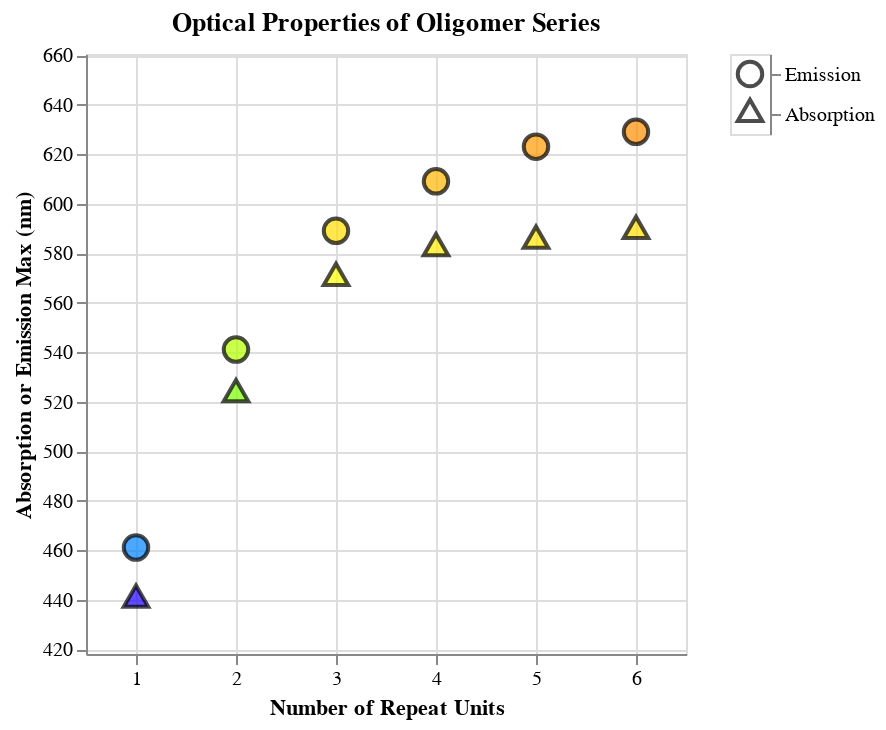

Write notebook code for a chart like this one.
### Code cell
# Define a color scale that corresponds to the visible spectrum
color_scale = alt.Scale(
    domain=[380, 700],  # Wavelength range (approximate visible light)
    range=[
        "#8B00FF",  # Violet (~380 nm)
        "#0000FF",  # Blue (~450 nm)
        "#00FF00",  # Green (~520 nm)
        "#FFFF00",  # Yellow (~580 nm)
        "#FF7F00",  # Orange (~600 nm)
        "#FF0000",  # Red (~700 nm)
    ],
)

# Larger point size for better visibility
point_size = 150
stroke_width = 2

# Absorption scatter plot with black stroke and fill color based on wavelength
scatter_absorption = (
    alt.Chart(df_matches)
    .mark_point(
        size=point_size, filled=True, stroke="black", strokeWidth=stroke_width
    )  # Black border with a fill color
    .encode(
        x="repeat_unit_match_count",
        y="Absorption max (nm)",
        color=alt.Color(
            "Absorption max (nm)",
            scale=color_scale,
            title="Wavelength (nm)",
            legend=None,
        ),  # Fill color corresponds to wavelength
        shape=alt.value("triangle"),  # Shape for absorption
        tooltip=["repeat_unit_match_count", "Absorption max (nm)"],
    )
    .properties(title="Absorption max")
)

# Emission scatter plot with black stroke and fill color based on wavelength
scatter_emission = (
    alt.Chart(df_matches)
    .mark_point(
        size=point_size, filled=True, stroke="black", strokeWidth=stroke_width
    )  # Black border with a fill color
    .encode(
        x="repeat_unit_match_count",
        y="Emission max (nm)",
        color=alt.Color(
            "Emission max (nm)", scale=color_scale, title="Wavelength (nm)", legend=None
        ),  # Fill color corresponds to wavelength
        shape=alt.value("circle"),  # Shape for emission
        tooltip=["repeat_unit_match_count", "Emission max (nm)"],
    )
    .properties(title="Emission max")
)

# Manually create a legend for shapes with the reordered entries (Emission on top, Absorption on bottom)
legend_data = pl.DataFrame(
    {
        "Type": [
            "Emission",
            "Absorption",
        ],  # Reordered: Emission first, Absorption second
        "Shape": ["circle", "triangle"],
    }
)

shapes = ["circle", "triangle"]
legend = (
    alt.Chart(legend_data)
    .mark_point(size=point_size)
    .encode(
        y=alt.Y(
            "Type:N",
            sort=[
                "Emission",
                "Absorption",
            ],  # Explicit sort order
            axis=alt.Axis(orient="right"),
            title="",
        ),
        shape=alt.Shape(
            "Shape:N", scale=alt.Scale(domain=shapes, range=shapes), legend=None
        ),  # Disable shape legend
        color=alt.value("black"),  # Keep legend shapes black for distinction
    )
)

# Combine the scatter plots
scatter_combined = (
    alt.layer(scatter_absorption, scatter_emission)
    .properties(title="Optical Properties of Oligomer Series")
    .encode(
        y=alt.Y(
            "Absorption max (nm)",
            scale=alt.Scale(domain=[y_min, y_max]),
            title="Absorption or Emission Max (nm)",
        ),
        x=alt.X(
            "repeat_unit_match_count",
            scale=alt.Scale(domain=[0.5, max_x_value]),
            title="Number of Repeat Units",
        ),
    )
    .interactive()
)

# Combine the scatter plot with the legend
final_chart = alt.hconcat(scatter_combined, legend)

# Display the chart
final_chart.show()

### Figure 1 — Vega specification as saved in the notebook (floating-point values rounded to 4 significant figures)
{"$schema": "https://vega.github.io/schema/vega/v5.json", "data": [{"name": "param_3_store"}, {"name": "source_0"}, {"name": "data_0", "values": [{"Absorption max (nm)": 440.0, "repeat_unit_match_count": 1}, {"Absorption max (nm)": 523.0, "repeat_unit_match_count": 2}, {"Absorption max (nm)": 570.0, "repeat_unit_match_count": 3}, {"Absorption max (nm)": 582.0, "repeat_unit_match_count": 4}, {"Absorption max (nm)": 585.0, "repeat_unit_match_count": 5}, {"Absorption max (nm)": 589.0, "repeat_unit_match_count": 6}]}, {"name": "data_1", "values": [{"Emission max (nm)": 461.0, "repeat_unit_match_count": 1}, {"Emission max (nm)": 541.0, "repeat_unit_match_count": 2}, {"Emission max (nm)": 589.0, "repeat_unit_match_count": 3}, {"Emission max (nm)": 609.0, "repeat_unit_match_count": 4}, {"Emission max (nm)": 623.0, "repeat_unit_match_count": 5}, {"Emission max (nm)": 629.0, "repeat_unit_match_count": 6}]}, {"name": "source_1", "values": [{"Shape": "circle", "Type": "Emission", "y_Type_sort_index": 0.0}, {"Shape": "triangle", "Type": "Absorption", "y_Type_sort_index": 1.0}]}, {"name": "source_1_concat_1_y_domain_Type", "values": [{"Type": "Emission", "sort_field": 0.0}, {"Type": "Absorption", "sort_field": 1.0}]}], "signals": [{"name": "concat_0_width", "value": 300}, {"name": "concat_0_height", "value": 300}, {"name": "concat_1_width", "value": 20}, {"name": "concat_1_y_step", "value": 20}, {"name": "concat_1_height", "update": "bandspace(domain('concat_1_y').length, 1, 0.5) * concat_1_y_step"}, {"name": "unit", "value": {}, "on": [{"events": "pointermove", "update": "isTuple(group()) ? group() : unit"}]}, {"name": "param_3", "update": "{\"repeat_unit_match_count\": param_3_repeat_unit_match_count, \"Absorption max (nm)\": param_3_Absorption_max__nm_}"}, {"name": "param_3_repeat_unit_match_count"}, {"name": "param_3_Absorption_max__nm_"}], "marks": [{"type": "group", "name": "concat_0_group", "encode": {"update": {"width": {"signal": "concat_0_width"}, "height": {"signal": "concat_0_height"}}}, "signals": [{"name": "param_3_repeat_unit_match_count", "on": [{"events": [{"source": "view", "type": "dblclick"}], "update": "null"}, {"events": {"signal": "param_3_translate_delta"}, "update": "panLinear(param_3_translate_anchor.extent_x, -param_3_translate_delta.x / concat_0_width)"}, {"events": {"signal": "param_3_zoom_delta"}, "update": "zoomLinear(domain(\"concat_0_x\"), param_3_zoom_anchor.x, param_3_zoom_delta)"}], "push": "outer"}, {"name": "param_3_Absorption_max__nm_", "on": [{"events": [{"source": "view", "type": "dblclick"}], "update": "null"}, {"events": {"signal": "param_3_translate_delta"}, "update": "panLinear(param_3_translate_anchor.extent_y, param_3_translate_delta.y / concat_0_height)"}, {"events": {"signal": "param_3_zoom_delta"}, "update": "zoomLinear(domain(\"concat_0_y\"), param_3_zoom_anchor.y, param_3_zoom_delta)"}], "push": "outer"}, {"name": "param_3_tuple", "on": [{"events": [{"signal": "param_3_repeat_unit_match_count || param_3_Absorption_max__nm_"}], "update": "param_3_repeat_unit_match_count && param_3_Absorption_max__nm_ ? {unit: \"view_2\", fields: param_3_tuple_fields, values: [param_3_repeat_unit_match_count,param_3_Absorption_max__nm_]} : null"}]}, {"name": "param_3_tuple_fields", "value": [{"field": "repeat_unit_match_count", "channel": "x", "type": "R"}, {"field": "Absorption max (nm)", "channel": "y", "type": "R"}]}, {"name": "param_3_translate_anchor", "value": {}, "on": [{"events": [{"source": "scope", "type": "pointerdown"}], "update": "{x: x(unit), y: y(unit), extent_x: domain(\"concat_0_x\"), extent_y: domain(\"concat_0_y\")}"}]}, {"name": "param_3_translate_delta", "value": {}, "on": [{"events": [{"source": "window", "between": [{"source": "scope", "type": "pointerdown"}, {"source": "window", "type": "pointerup"}], "type": "pointermove", "consume": true}], "update": "{x: param_3_translate_anchor.x - x(unit), y: param_3_translate_anchor.y - y(unit)}"}]}, {"name": "param_3_zoom_anchor", "on": [{"events": [{"source": "scope", "type": "wheel", "consume": true}], "update": "{x: invert(\"concat_0_x\", x(unit)), y: invert(\"concat_0_y\", y(unit))}"}]}, {"name": "param_3_zoom_delta", "on": [{"events": [{"source": "scope", "consume": true, "type": "wheel"}], "update": "pow(1.001, event.deltaY * pow(16, event.deltaMode))", "force": true}]}, {"name": "param_3_modify", "on": [{"events": {"signal": "param_3_tuple"}, "update": "modify(\"param_3_store\", param_3_tuple, true)"}]}], "marks": [{"type": "symbol", "name": "view_2_marks", "from": {"data": "data_0"}, "encode": {"update": {"x": {"field": "repeat_unit_match_count", "scale": "concat_0_x"}, "fill": {"field": "Absorption max (nm)", "scale": "color"}, "stroke": {"value": "black"}, "tooltip": {"signal": "{\"repeat_unit_match_count\": format(datum[\"repeat_unit_match_count\"], \"\"), \"Absorption max (nm)\": format(datum[\"Absorption max (nm)\"], \"\")}"}, "y": {"field": "Absorption max (nm)", "scale": "concat_0_y"}, "opacity": {"value": 0.7}, "strokeWidth": {"value": 2}, "shape": {"value": "triangle"}, "size": {"value": 150}}}, "style": ["point"], "interactive": true, "clip": true}, {"type": "symbol", "name": "concat_0_layer_1_marks", "from": {"data": "data_1"}, "encode": {"update": {"tooltip": {"signal": "{\"repeat_unit_match_count\": format(datum[\"repeat_unit_match_count\"], \"\"), \"Emission max (nm)\": format(datum[\"Emission max (nm)\"], \"\")}"}, "opacity": {"value": 0.7}, "size": {"value": 150}, "fill": {"field": "Emission max (nm)", "scale": "color"}, "stroke": {"value": "black"}, "strokeWidth": {"value": 2}, "x": {"field": "repeat_unit_match_count", "scale": "concat_0_x"}, "y": {"field": "Emission max (nm)", "scale": "concat_0_y"}, "shape": {"value": "circle"}}}, "style": ["point"], "clip": true, "interactive": true}], "axes": [{"scale": "concat_0_x", "domain": false, "ticks": false, "maxExtent": 0, "orient": "bottom", "tickCount": {"signal": "ceil(concat_0_width/40)"}, "minExtent": 0, "zindex": 0, "aria": false, "labels": false, "gridScale": "concat_0_y", "grid": true}, {"scale": "concat_0_y", "zindex": 0, "domain": false, "labels": false, "maxExtent": 0, "minExtent": 0, "grid": true, "aria": false, "orient": "left", "tickCount": {"signal": "ceil(concat_0_height/40)"}, "ticks": false, "gridScale": "concat_0_x"}, {"scale": "concat_0_x", "tickCount": {"signal": "ceil(concat_0_width/40)"}, "zindex": 0, "orient": "bottom", "labelFlush": true, "grid": false, "labelOverlap": true, "title": "Number of Repeat Units"}, {"scale": "concat_0_y", "grid": false, "orient": "left", "tickCount": {"signal": "ceil(concat_0_height/40)"}, "zindex": 0, "title": "Absorption or Emission Max (nm)", "labelOverlap": true}], "title": {"text": "Optical Properties of Oligomer Series", "frame": "group"}, "style": "cell"}, {"type": "group", "name": "concat_1_group", "encode": {"update": {"height": {"signal": "concat_1_height"}, "width": {"signal": "concat_1_width"}}}, "signals": [{"name": "width", "update": "concat_1_width"}], "marks": [{"type": "symbol", "name": "concat_1_marks", "from": {"data": "source_1"}, "encode": {"update": {"y": {"field": "Type", "scale": "concat_1_y"}, "size": {"value": 150}, "shape": {"field": "Shape", "scale": "shape"}, "opacity": {"value": 0.7}, "stroke": {"value": "black"}, "fill": {"value": "transparent"}, "x": {"signal": "concat_1_width", "mult": 0.5}}}, "style": ["point"], "interactive": false}], "axes": [{"scale": "concat_1_y", "orient": "right", "zindex": 0, "grid": false}], "style": "cell"}], "scales": [{"name": "color", "type": "linear", "domain": [380, 700], "range": ["#8B00FF", "#0000FF", "#00FF00", "#FFFF00", "#FF7F00", "#FF0000"], "interpolate": "hcl", "zero": false}, {"name": "shape", "type": "ordinal", "domain": ["circle", "triangle"], "range": ["circle", "triangle"]}, {"name": "concat_0_x", "type": "linear", "domain": [0.5, 6.5], "range": [0, {"signal": "concat_0_width"}], "zero": false, "domainRaw": {"signal": "param_3[\"repeat_unit_match_count\"]"}}, {"name": "concat_0_y", "type": "linear", "domain": [418, 660.5], "range": [{"signal": "concat_0_height"}, 0], "zero": false, "domainRaw": {"signal": "param_3[\"Absorption max (nm)\"]"}}, {"name": "concat_1_y", "type": "point", "domain": {"data": "source_1_concat_1_y_domain_Type", "field": "Type", "sort": {"op": "max", "field": "sort_field"}}, "range": {"step": {"signal": "concat_1_y_step"}}, "padding": 0.5}], "background": "white", "padding": 5, "layout": {"padding": 20, "bounds": "full", "align": "each"}}
